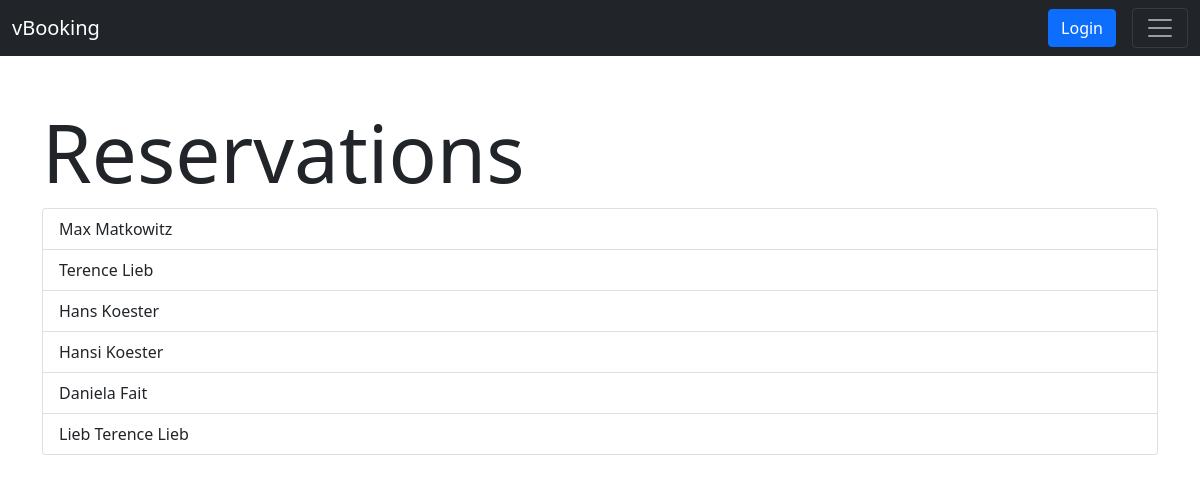
/reservations/, run on the app's committed database.
### app/models.py (models this page shows, shortened)
class Reservation(models.Model):
    id = models.AutoField(primary_key=True)
    event= models.ForeignKey(Event, on_delete=models.CASCADE, blank=False)
    email = models.EmailField(blank=False)
    surname = models.CharField(max_length=30, blank=False)
    name = models.CharField(max_length=30, blank=False)
    zipcode = models.CharField(max_length=6, blank=False)
    phone = models.CharField(max_length=20, blank=False)
    proof = models.CharField(choices=[('tested', 'Getestet'), ('vaccinated', 'Geimpft'), ('recovered', 'Genesen')], max_length=10, blank=False, default=None)
    entry = models.CharField(choices=[('paid', 'Bezahlt'), ('vip', 'Gästeliste')], max_length=4, blank=True, default=None)

### app/views.py (the view)
# urls.py: path('reservations/', views.reservations, name='reservations'),
def reservations(request):
    if request.method == "GET":
        id = request.GET.get('id', '')
        if id == '':
            reservations = Reservation.objects.all()
            return render(request, "reservations.html", {"reservations": reservations})
        else:
            reservation = Reservation.objects.get(id=id)
            form = ReservationForm(instance=reservation)
            return render(request, "reservation.html", {"form": form, "edit": True})

### app/templates/reservations.html
{% extends "base.html" %}
{% block content %}
<div class="container mt-5">
    <h1 class="display-1">Reservations</h1>
    <div class="row">
        <div class="col-12">
            <ul class="list-group">
                {% for reservation in reservations %}
                <a class="list-group-item" href="{% url 'reservations' %}?id={{reservation.id}}">{{reservation.surname}} {{reservation.name}}</a>
                {% endfor %}
            </ul>
        </div>
    </div>
</div>
{% endblock %}

### app/templates/base.html (shortened to what this page needs)
<!DOCTYPE html>
<html lang="en">
<head>
    <link href="https://cdn.jsdelivr.net/npm/bootstrap@5.1.1/dist/css/bootstrap.min.css" rel="stylesheet"
>
    <link rel="stylesheet" href="https://cdn.jsdelivr.net/npm/bootstrap-icons@1.5.0/font/bootstrap-icons.css">
</head>
<body>
    <div id="base">
        <nav class="navbar navbar-dark bg-dark">
            <div class="container-fluid d-flex">
                <a class="navbar-brand me-auto" href="/">vBooking</a>
                {% if user.is_authenticated %}
                <div class="dropdown">
                    <button class="btn btn-primary me-3 dropdown-toggle" data-bs-toggle="dropdown"><i class="bi bi-person me-2"></i>{{user.username}}</button>
                    <ul class="dropdown-menu dropdown-menu-dark dropdown-menu-macos mx-0 border-0 shadow" style="width: 220px;">
                        <li><a class="dropdown-item" href="#">Profile</a></li>
                        <li><hr class="dropdown-divider"></li>
                        <li><a class="dropdown-item" href="{% url 'logout' %}">Logout</a></li>
                    </ul>
                </div>
                {% else %}
                <a class="btn btn-primary me-3" href="{% url 'login' %}">Login</a>
                {% endif %}
                <button class="navbar-toggler" type="button" data-bs-toggle="collapse"
                    data-bs-target="#navbarSupportedContent" aria-controls="navbarSupportedContent"
                    aria-expanded="false" aria-label="Toggle navigation">
                    <span class="navbar-toggler-icon"></span>
                </button>
            </div>
        </nav>
    </div>
    <div id="content">
        {% block content %}{% endblock %}
    </div>
</body>
</html>

### data on the page
Reservation: surname "Max", name "Matkowitz"
Reservation: surname "Terence", name "Lieb"
Reservation: surname "Hans", name "Koester"
Reservation: surname "Hansi", name "Koester"
Reservation: surname "Daniela", name "Fait"
Reservation: surname "Lieb", name "Terence Lieb"
